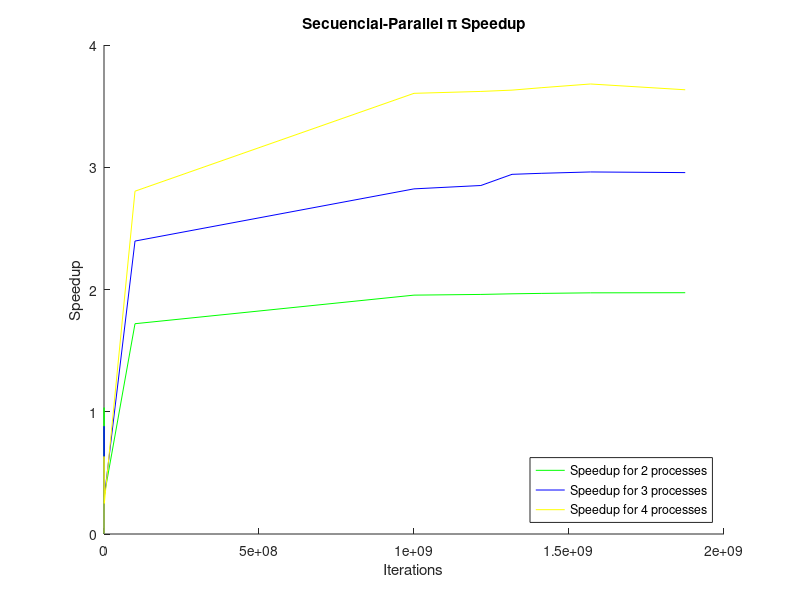

This chart was generated by the following MATLAB code:
time_seq=[0.000087967 0.02285 0.008801257 0.48127344666667 4.313988544 5.2304951373333 5.664030838 6.0578319513333 6.7727730930 8.0357036533333];
time_med2=[0.023128666666667 0.022099 0.027770666666667  0.27977777 2.2013626666667 2.6576066666667 2.882739 3.0707843333333 3.4661923333333 4.0713176666667];
time_med3=[0.028185348 0.025916666666667 0.028841 0.200839699 1.5280513906667 1.8347823766667 1.9929184416667 2.125197142 2.3668299423333 2.8133746436667];
time_med4=[0.034017501666667 0.036031333333333  0.035131333333333 0.17162547166667 1.1967593153333 1.444801679 1.5599677973333 1.659434281 1.8398824826667 2.2113668566667];

it_med2=[10000 100000 1000000 100000000 1000000000 1215752192 1316134912 1410065408 1569325056 1874919424];
it_med3=[10000 100000000 1000000000 1215752192 1316134912 1410065408 1569325056 1874919424];

speedup2=[0.0038034 1.034  0.316926 1.720199 1.95395189928 1.95969006349 1.96480875931 1.96812237226 1.97273116369  1.97373536315];
speedup3=[0.00312101876 0.881672 0.305165 2.39630635309 2.82319598042 2.85074415574 2.94207859167 2.95048000094 2.96153769304 2.95625082725];
speedup4=[0.00258593358 0.6341702598 0.2505244226 2.804207569 3.604725268 3.62021668 3.63086395 3.650540441 3.681090046 3.633817532];

hold on;
plot(it_med2,speedup2,'g');
plot(it_med2,speedup3,'b');
plot(it_med2,speedup4,'y');
title('Secuencial-Parallel \pi Speedup');
ylabel('Speedup');
xlabel('Iterations');
legend('Speedup for 2 processes','Speedup for 3 processes','Speedup for 4 processes','Location','southeast');
hold off;
%plot(it_seq_edge,time_edge);